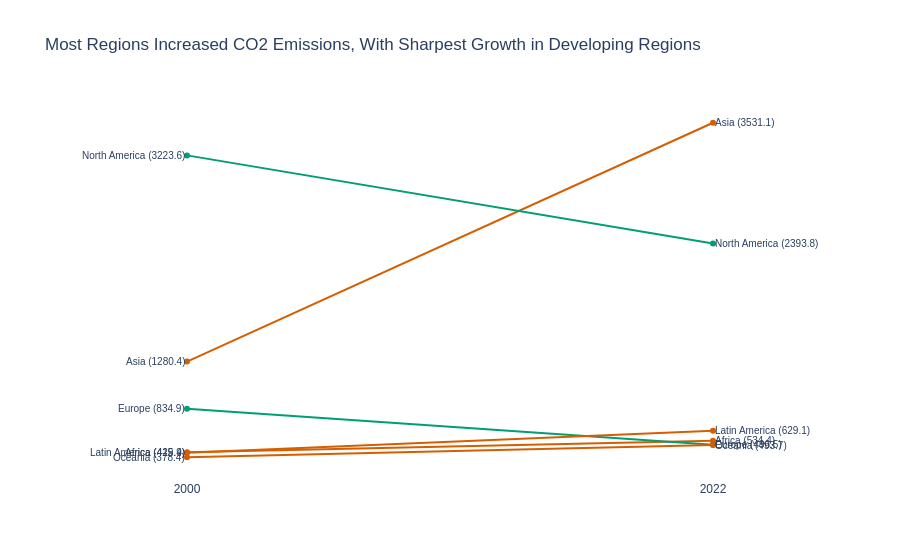

Write notebook code for a chart like this one.
### Markdown cell above
---
## Task 2 — Slopegraph: Regional Change 2000 vs 2022

**What to build:** A slopegraph comparing **average regional CO2 emissions** between 2000 and 2022.

**Requirements:**
- One line per region (not per country — aggregate first)
- Colour: regions that increased = one colour; decreased = another
- Values labelled at both ends of each line
- No y-axis tick labels (the endpoint labels make them redundant)
- Insight title stating which regions moved most

> 💡 `df.groupby(['Region','Year'])['CO2_Mt'].mean().reset_index()` then filter to 2000 and 2022

### Code cell
# Task 2 — Slopegraph: regional averages
# YOUR CODE HERE
# Aggregate by Region and Year
df_region = df.groupby(['Region', 'Year'])['CO2_Mt'].mean().reset_index()

# Filter years
df_slope = df_region[df_region['Year'].isin([2000, 2022])]

fig2 = go.Figure()

for region in df_slope['Region'].unique():
    df_r = df_slope[df_slope['Region'] == region].sort_values('Year')

    y0 = df_r[df_r['Year'] == 2000]['CO2_Mt'].values[0]
    y1 = df_r[df_r['Year'] == 2022]['CO2_Mt'].values[0]

    color = "#009E73" if y1 < y0 else "#D55E00"  # green decrease, orange increase

    fig2.add_trace(go.Scatter(
        x=[2000, 2022],
        y=[y0, y1],
        mode='lines+markers',
        line=dict(color=color, width=2),
        showlegend=False
    ))

    # Left label (2000)
    fig2.add_annotation(
        x=2000,
        y=y0,
        text=f"{region} ({y0:.1f})",
        showarrow=False,
        xanchor="right",
        font=dict(size=10)
    )

    # Right label (2022)
    fig2.add_annotation(
        x=2022,
        y=y1,
        text=f"{region} ({y1:.1f})",
        showarrow=False,
        xanchor="left",
        font=dict(size=10)
    )

# Layout styling
fig2.update_layout(
    title="Most Regions Increased CO2 Emissions, With Sharpest Growth in Developing Regions",
    plot_bgcolor="white",
    paper_bgcolor="white",
    font=dict(family="Arial", size=12),
    xaxis=dict(
        tickvals=[2000, 2022],
        showgrid=False
    ),
    yaxis=dict(
        showgrid=False,
        showticklabels=False
    )
)

fig2.show()

### Figure 1 — Plotly figure (JSON) as saved in the notebook; plotly's stock layout.template omitted (floating-point values rounded to 4 significant figures)
{"data": [{"line": {"color": "#D55E00", "width": 2}, "mode": "lines+markers", "showlegend": false, "type": "scatter", "x": [2000, 2022], "y": [425.4, 534.4]}, {"line": {"color": "#D55E00", "width": 2}, "mode": "lines+markers", "showlegend": false, "type": "scatter", "x": [2000, 2022], "y": [1280.0, 3531.0]}, {"line": {"color": "#009E73", "width": 2}, "mode": "lines+markers", "showlegend": false, "type": "scatter", "x": [2000, 2022], "y": [834.9, 496.5]}, {"line": {"color": "#D55E00", "width": 2}, "mode": "lines+markers", "showlegend": false, "type": "scatter", "x": [2000, 2022], "y": [419.9, 629.1]}, {"line": {"color": "#009E73", "width": 2}, "mode": "lines+markers", "showlegend": false, "type": "scatter", "x": [2000, 2022], "y": [3224.0, 2394.0]}, {"line": {"color": "#D55E00", "width": 2}, "mode": "lines+markers", "showlegend": false, "type": "scatter", "x": [2000, 2022], "y": [378.4, 493.7]}], "layout": {"annotations": [{"font": {"size": 10}, "showarrow": false, "text": "Africa (425.4)", "x": 2000, "xanchor": "right", "y": 425.4}, {"font": {"size": 10}, "showarrow": false, "text": "Africa (534.4)", "x": 2022, "xanchor": "left", "y": 534.4}, {"font": {"size": 10}, "showarrow": false, "text": "Asia (1280.4)", "x": 2000, "xanchor": "right", "y": 1280.0}, {"font": {"size": 10}, "showarrow": false, "text": "Asia (3531.1)", "x": 2022, "xanchor": "left", "y": 3531.0}, {"font": {"size": 10}, "showarrow": false, "text": "Europe (834.9)", "x": 2000, "xanchor": "right", "y": 834.9}, {"font": {"size": 10}, "showarrow": false, "text": "Europe (496.5)", "x": 2022, "xanchor": "left", "y": 496.5}, {"font": {"size": 10}, "showarrow": false, "text": "Latin America (419.9)", "x": 2000, "xanchor": "right", "y": 419.9}, {"font": {"size": 10}, "showarrow": false, "text": "Latin America (629.1)", "x": 2022, "xanchor": "left", "y": 629.1}, {"font": {"size": 10}, "showarrow": false, "text": "North America (3223.6)", "x": 2000, "xanchor": "right", "y": 3224.0}, {"font": {"size": 10}, "showarrow": false, "text": "North America (2393.8)", "x": 2022, "xanchor": "left", "y": 2394.0}, {"font": {"size": 10}, "showarrow": false, "text": "Oceania (378.4)", "x": 2000, "xanchor": "right", "y": 378.4}, {"font": {"size": 10}, "showarrow": false, "text": "Oceania (493.7)", "x": 2022, "xanchor": "left", "y": 493.7}], "font": {"family": "Arial", "size": 12}, "paper_bgcolor": "white", "plot_bgcolor": "white", "title": {"text": "Most Regions Increased CO2 Emissions, With Sharpest Growth in Developing Regions"}, "xaxis": {"showgrid": false, "tickvals": [2000, 2022]}, "yaxis": {"showgrid": false, "showticklabels": false}}}
